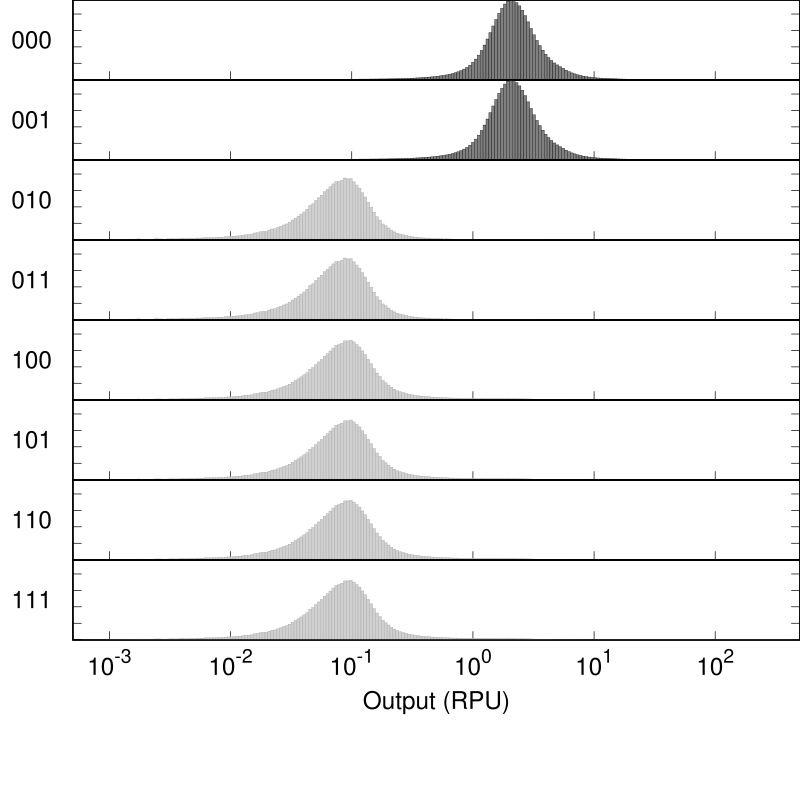

Recreate this plot in gnuplot.
set output "SimAnnealing_0x00_001_A000_H1_HlyIIR_gate.eps"
set terminal postscript  eps  enhanced color "Helvetica, 35" size 8,8
reset
set xtics nomirror
set tics scale 2
set logscale x
set format y "" 
set format x "" 
set xtics (0.001, 0.01, 0.1, 0, 1, 10, 100)
set ytics 0.01
set border 15 lw 2
set lmargin 5
set bmargin 0
set rmargin 0
set tmargin 0
max=500 #max value
min=0.0005 #min value
set xrange [min:max]
set yrange [-0.0002:0.0485034]
set style fill solid 0.5 #fillstyle
set multiplot layout 10,1 rowsfirst
set ylabel "000" rotate by 0
plot "SimAnnealing_0x00_001_A000_H1_HlyIIR_gate.txt" u (10**$1):2 w boxes lc rgb "black" notitle
set ylabel "001" rotate by 0
plot "SimAnnealing_0x00_001_A000_H1_HlyIIR_gate.txt" u (10**$1):3 w boxes lc rgb "black" notitle
set ylabel "010" rotate by 0
plot "SimAnnealing_0x00_001_A000_H1_HlyIIR_gate.txt" u (10**$1):4 w boxes lc rgb "dark-gray" notitle
set ylabel "011" rotate by 0
plot "SimAnnealing_0x00_001_A000_H1_HlyIIR_gate.txt" u (10**$1):5 w boxes lc rgb "dark-gray" notitle
set ylabel "100" rotate by 0
plot "SimAnnealing_0x00_001_A000_H1_HlyIIR_gate.txt" u (10**$1):6 w boxes lc rgb "dark-gray" notitle
set ylabel "101" rotate by 0
plot "SimAnnealing_0x00_001_A000_H1_HlyIIR_gate.txt" u (10**$1):7 w boxes lc rgb "dark-gray" notitle
set ylabel "110" rotate by 0
plot "SimAnnealing_0x00_001_A000_H1_HlyIIR_gate.txt" u (10**$1):8 w boxes lc rgb "dark-gray" notitle
set ylabel "111" rotate by 0
set format x "10^{%T}" 
set xlabel "Output (RPU)" 
plot "SimAnnealing_0x00_001_A000_H1_HlyIIR_gate.txt" u (10**$1):9 w boxes lc rgb "dark-gray" notitle
unset multiplot
